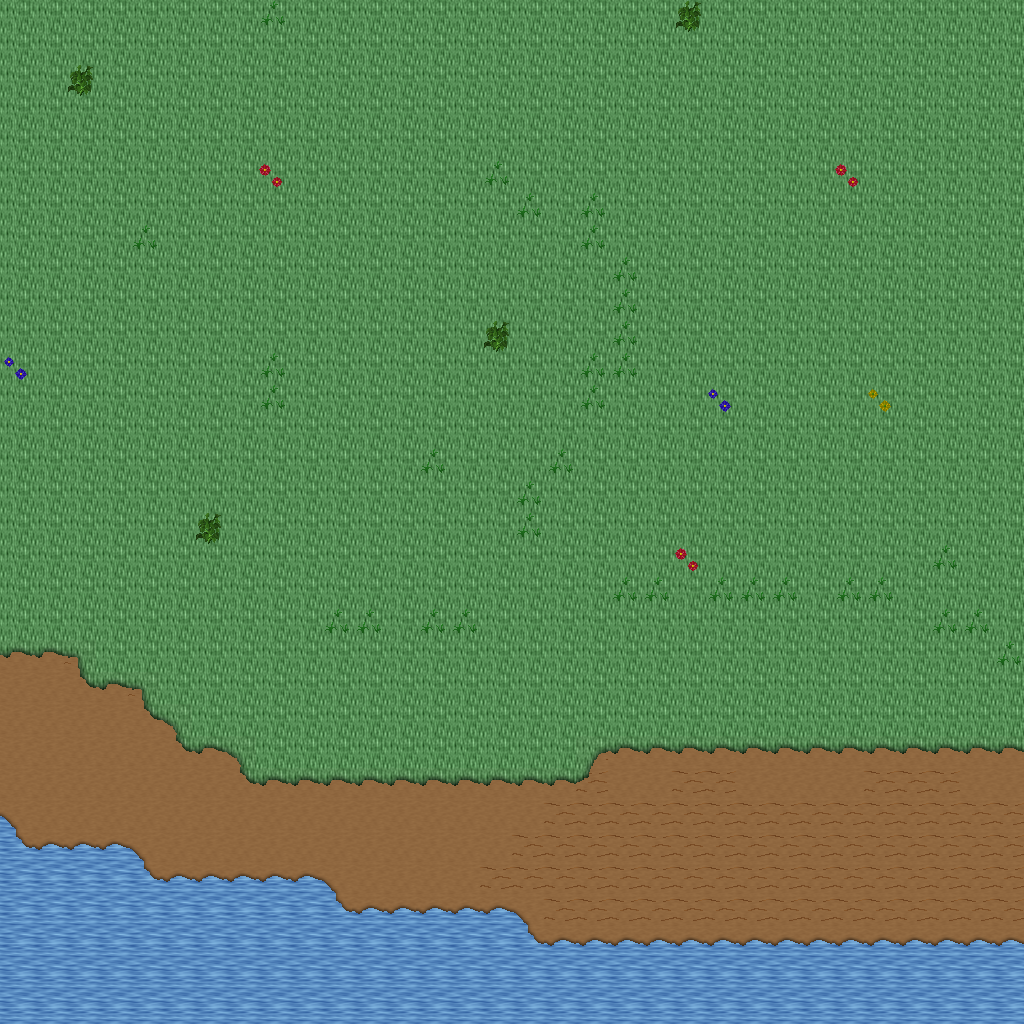

Below is a game level as drawn by its tile map, then a one-line description and the .tmx that defines it (tile-layer data replaced by summaries):
An orthogonal 32x32 tile map with 32x32 px tiles, 5 tile layers (Ground, Objects, Objects2, Above, ...), 1 hidden layer not drawn, 19 tilesets.

<map version="1.10" tiledversion="1.11.0" orientation="orthogonal" renderorder="right-down" width="32" height="32" tilewidth="32" tileheight="32" infinite="0" nextlayerid="11" nextobjectid="1">
 <tileset firstgid="1" name="ground_ground" tilewidth="32" tileheight="32" tilecount="33" columns="3">
  <image source="../drawable/ground_ground.png" width="96" height="352" />
 </tileset>
 <tileset firstgid="34" name="ground_water_pool" tilewidth="32" tileheight="32" tilecount="72" columns="3">
  <image source="../drawable/ground_water_pool.png" width="96" height="768" />
 </tileset>
 <tileset firstgid="106" name="ground_ridge_earth_dark" tilewidth="32" tileheight="32" tilecount="96" columns="12">
  <image source="../drawable/ground_ridge_earth_dark.png" width="384" height="256" />
 </tileset>
 <tileset firstgid="202" name="ground_grass_edges" tilewidth="32" tileheight="32" tilecount="36" columns="12">
  <image source="../drawable/ground_grass_edges.png" width="384" height="96" />
 </tileset>
 <tileset firstgid="238" name="ground_earth_edges" tilewidth="32" tileheight="32" tilecount="18" columns="6">
  <image source="../drawable/ground_earth_edges.png" width="192" height="96" />
 </tileset>
 <tileset firstgid="256" name="ground_grass_corners" tilewidth="32" tileheight="32" tilecount="24" columns="6">
  <image source="../drawable/ground_grass_corners.png" width="192" height="128" />
 </tileset>
 <tileset firstgid="280" name="plant_grasses" tilewidth="32" tileheight="32" tilecount="6" columns="3">
  <image source="../drawable/plant_grasses.png" width="96" height="64" />
 </tileset>
 <tileset firstgid="286" name="plant_flower_daisy_blue" tilewidth="32" tileheight="32" tilecount="8" columns="2">
  <image source="../drawable/plant_flower_daisy_blue.png" width="64" height="128" />
 </tileset>
 <tileset firstgid="294" name="plant_flower_daisy_yellow" tilewidth="32" tileheight="32" tilecount="8" columns="2">
  <image source="../drawable/plant_flower_daisy_yellow.png" width="64" height="128" />
 </tileset>
 <tileset firstgid="302" name="plant_bush_bushes" tilewidth="32" tileheight="32" tilecount="10" columns="5">
  <image source="../drawable/plant_bush_bushes.png" width="160" height="64" />
 </tileset>
 <tileset firstgid="312" name="plant_flower_daisy_red" tilewidth="32" tileheight="32" tilecount="8" columns="2">
  <image source="../drawable/plant_flower_daisy_red.png" width="64" height="128" />
 </tileset>
 <tileset firstgid="320" name="plant_flower_daisy_white" tilewidth="32" tileheight="32" tilecount="8" columns="2">
  <image source="../drawable/plant_flower_daisy_white.png" width="64" height="128" />
 </tileset>
 <tileset firstgid="328" name="item_statue_bird" tilewidth="32" tileheight="32" tilecount="8" columns="2">
  <image source="../drawable/item_statue_bird.png" width="64" height="128" />
 </tileset>
 <tileset firstgid="336" name="logic_collision" tilewidth="32" tileheight="32" tilecount="1" columns="1">
  <image source="../drawable/logic_collision.png" width="32" height="32" />
 </tileset>
 <tileset firstgid="337" name="ground_green_paving" tilewidth="32" tileheight="32" tilecount="18" columns="3">
  <image source="../drawable/ground_green_paving.png" width="96" height="192" />
 </tileset>
 <tileset firstgid="355" name="logic_protection" tilewidth="32" tileheight="32" tilecount="2" columns="2">
  <image source="../drawable/logic_protection.png" width="64" height="32" />
 </tileset>
 <tileset firstgid="357" name="building_castle" tilewidth="32" tileheight="32" tilecount="320" columns="20">
  <image source="../drawable/building_castle.png" width="640" height="512" />
 </tileset>
 <tileset firstgid="677" name="logic_creature_reptile" tilewidth="32" tileheight="32" tilecount="7" columns="7">
  <image source="../drawable/logic_creature_reptile.png" width="224" height="32" />
 </tileset>
 <tileset firstgid="684" name="logic_creature_rodent" tilewidth="32" tileheight="32" tilecount="8" columns="8">
  <image source="../drawable/logic_creature_rodent.png" width="256" height="32" />
 </tileset>
 <layer id="1" name="Ground" width="32" height="32">
  <data>[1024 cells, 1024 non-empty, 3 distinct tile ids]</data>
 </layer>
 <layer id="2" name="Objects" width="32" height="32">
  <data>[1024 cells, 141 non-empty, 10 distinct tile ids]</data>
 </layer>
 <layer id="3" name="Objects2" width="32" height="32">
  <data>[1024 cells, 43 non-empty, 5 distinct tile ids]</data>
 </layer>
 <layer id="4" name="Above" width="32" height="32">
  <data>[1024 cells, 0 non-empty, 0 distinct tile ids]</data>
 </layer>
 <layer id="5" name="Above2" width="32" height="32">
  <data>[1024 cells, 0 non-empty, 0 distinct tile ids]</data>
 </layer>
 <layer id="6" name="Walkable" width="32" height="32" visible="0">
  <data>[1024 cells, 4 non-empty, 1 distinct tile ids]</data>
 </layer>
 <objectgroup id="7" name="Mapevents" />
 <objectgroup id="8" name="Spawn" />
 <objectgroup id="9" name="Keys" />
 <objectgroup id="10" name="Replace" />
</map>
